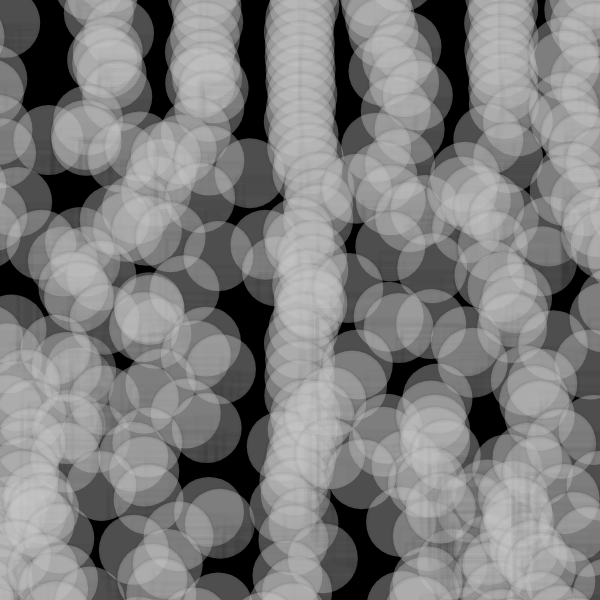
Frame 1 (no input)
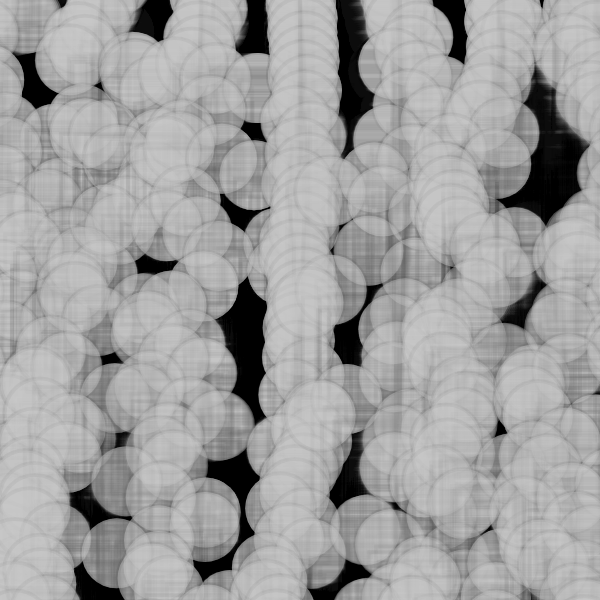
Frame 60 (no input)
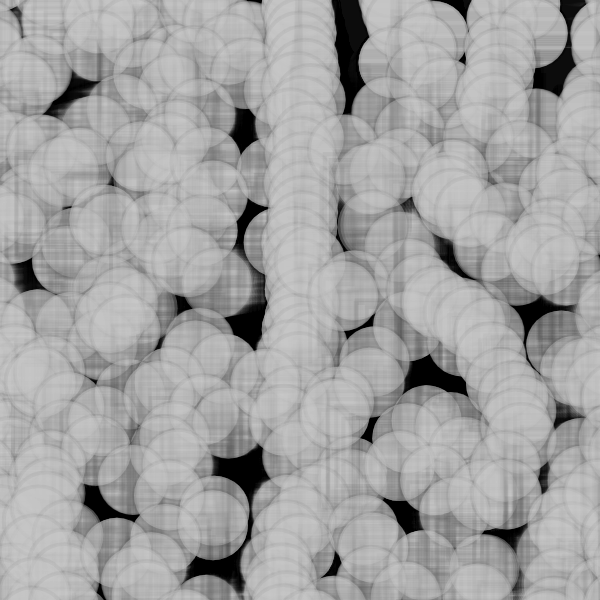
Frame 120 (the mouse pressed at the canvas centre since frame 60)

The p5.js sketch that drew these frames (run headless with seeded random() and noise() and a simulated clock; from frame 60 on, the mouse is pressed at the canvas centre):

// p5.js sketch
// ── sketch.js
//inspo from Fiona 

let moverSystems = [];
let num = 10;
let cells, cols, rows;
let offset, margin;
let cellW, cellH;
let bg;
let graphics;

function setup() {
  w = 600;
  var canvas;
    if(windowWidth>=600 && windowHeight >=600){
      canvas = createCanvas(600, 600);
    }
    else{
      canvas = createCanvas(windowWidth, windowHeight - 100);
    }

  var x = (windowWidth - width) / 2;
  var y = (windowHeight - height) / 2;

  canvas.position(x, y);
  background(0);
  noStroke();

}
var t = 0;

function draw(){
  background(0, 5)
  t+=1/600
  for(var x=0;x<width+30;x+=100){
    for(var y=-40;y<height+40;y+=2){

      var a=noise(x,y/width,t)*50
    　 var b=noise(x,y/width+t)*5
    if(y % 7== 0){
            stroke(10, 10)
      strokeWeight(4)
        fill(200, 100)

      ellipse(x+cos(b)*(sin(a)-sin(x|y))*50,y+sin(a)*10, 70, 70);
    }
    else{
      noFill()
      rect(x+cos(b)*(sin(a)-sin(x|y))*50,y+sin(a)*10, 100, 100);

    }
    }
  }
}
